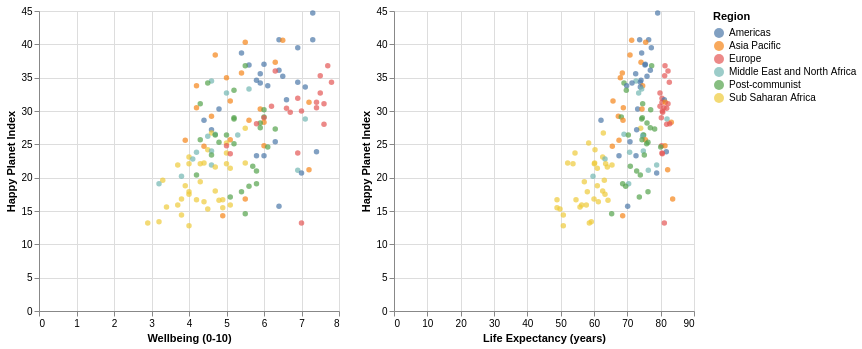

The code cell stored with this chart in its notebook:
### Markdown cell above
6. Make interactive selection: Allow users to click and drag to select an area on one of the plots. That selection on one plot automatically leads to highlighting the same datapoints on the other plot.

### Code cell
# create an interval selection using the selection_interval() function 
input_selection = alt.selection_interval()

# Add the selection to the chart using add_params()
# The condition() function changes the color of data points based on user_selection:
# points in the selection are colored according to the Region field, 
# points outside the selection is set to lightgray.

chart = alt.Chart(hpi_df).mark_circle().encode(
    y='Happy Planet Index',   
    color=alt.condition(input_selection, 'Region:N', alt.value('lightgray'))
).add_params(
    input_selection
)

chart1 = chart.encode(x='Wellbeing (0-10)')
chart2 = chart.encode(x='Life Expectancy (years)')
alt.hconcat(chart1, chart2)

### Figure 1 — Vega-Lite specification as saved in the notebook (floating-point values rounded to 4 significant figures; data arrays with more than 128 entries replaced by an {"elided": "..."} marker saying what was removed)
{"config": {"view": {"continuousWidth": 300, "continuousHeight": 300}}, "hconcat": [{"mark": {"type": "circle"}, "encoding": {"color": {"condition": {"param": "param_3", "field": "Region", "type": "nominal"}, "value": "lightgray"}, "x": {"field": "Wellbeing (0-10)", "type": "quantitative"}, "y": {"field": "Happy Planet Index", "type": "quantitative"}}, "name": "view_1"}, {"mark": {"type": "circle"}, "encoding": {"color": {"condition": {"param": "param_3", "field": "Region", "type": "nominal"}, "value": "lightgray"}, "x": {"field": "Life Expectancy (years)", "type": "quantitative"}, "y": {"field": "Happy Planet Index", "type": "quantitative"}}, "name": "view_2"}], "data": {"name": "data-06c1dbec64553b487ce4599ce4c93c9b"}, "params": [{"name": "param_3", "select": {"type": "interval"}, "views": ["view_1", "view_2"]}], "$schema": "https://vega.github.io/schema/vega-lite/v5.8.0.json", "datasets": {"data-06c1dbec64553b487ce4599ce4c93c9b": {"elided": "140 records"}}}
